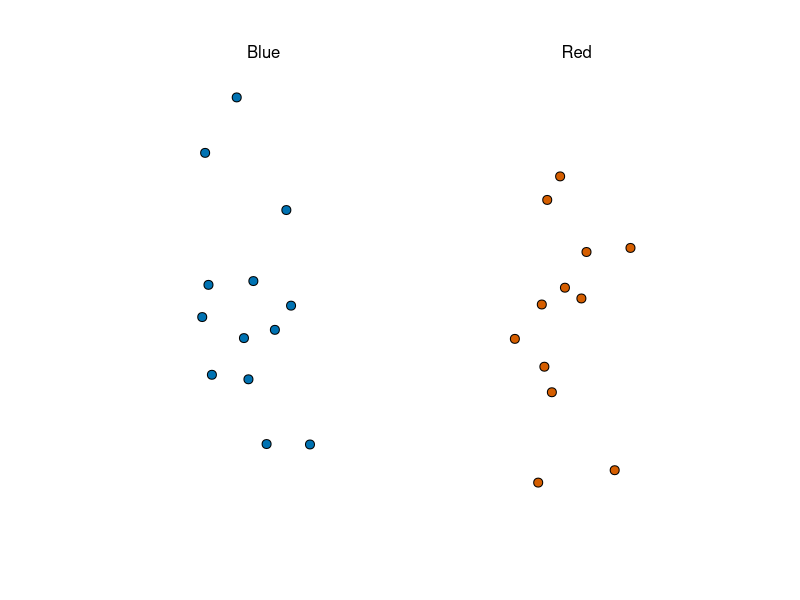
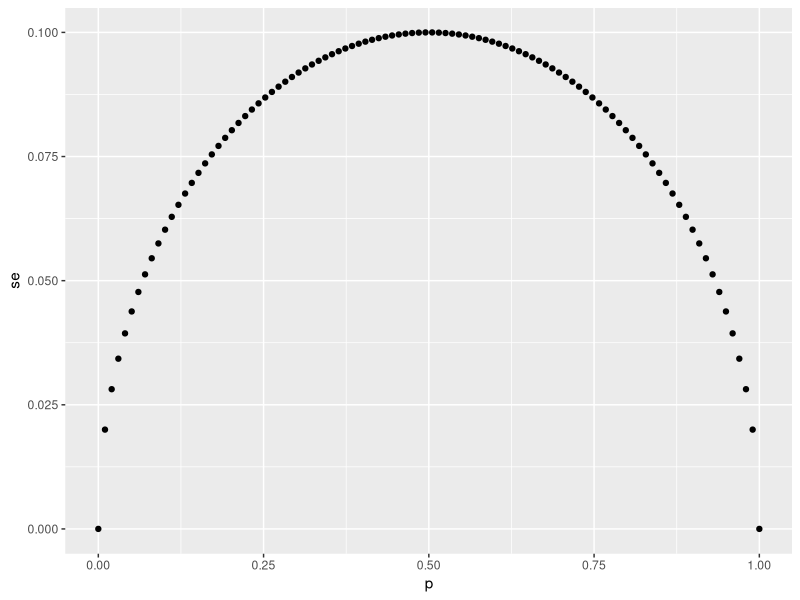
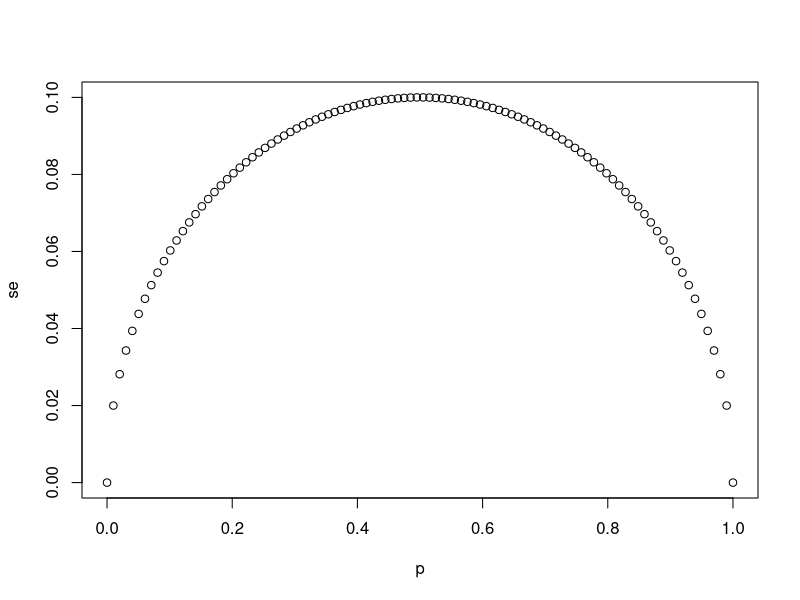
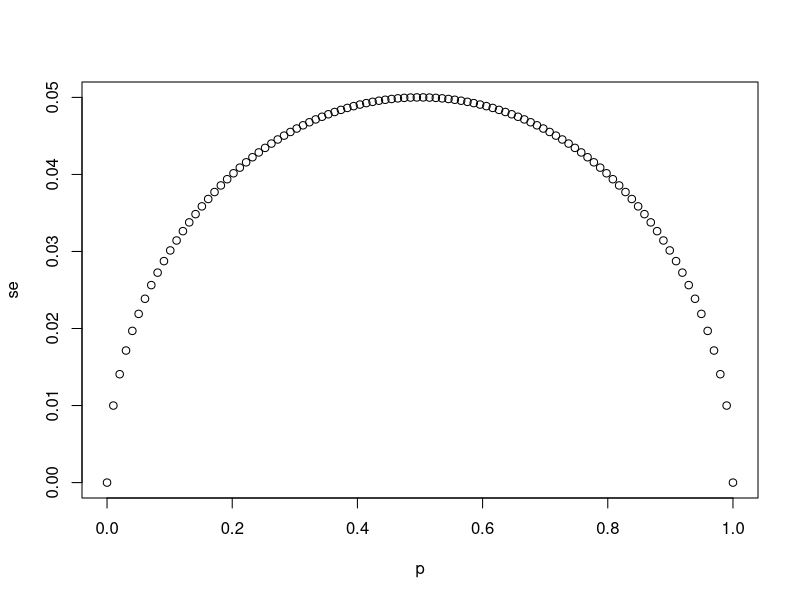
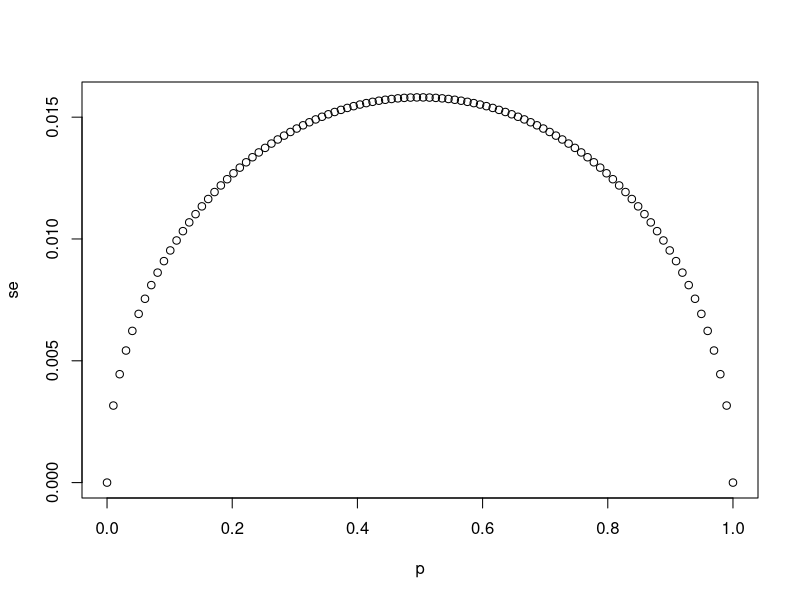
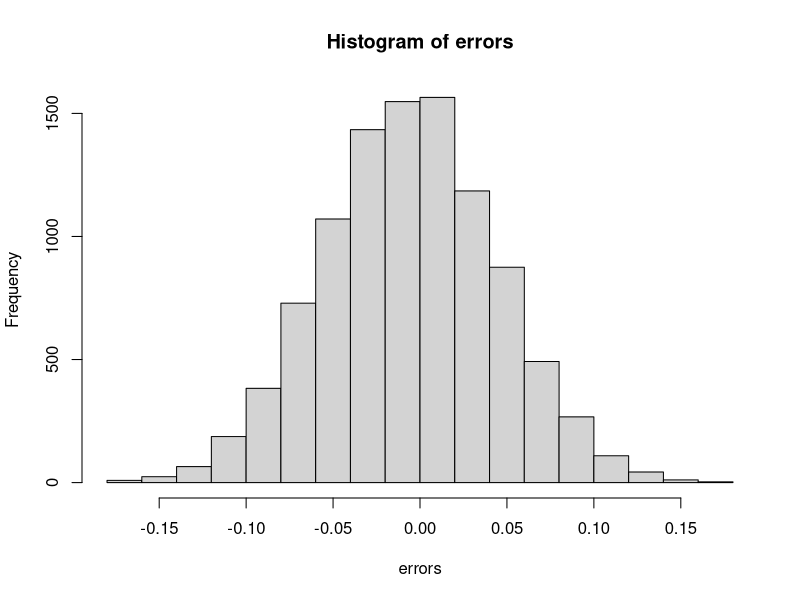
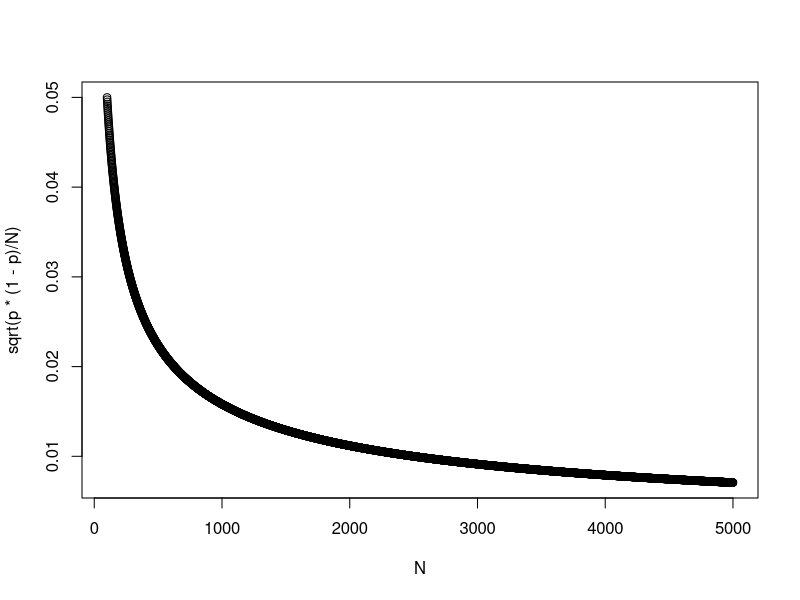
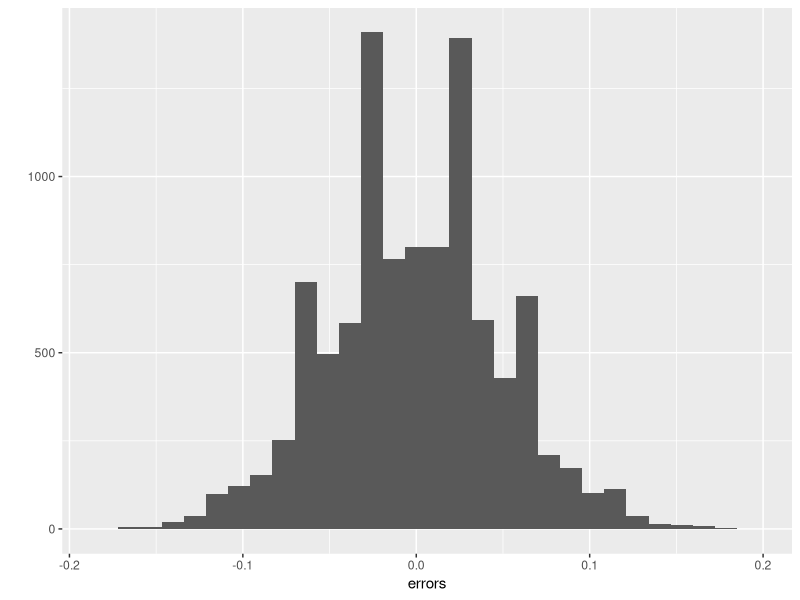

Write R code to recreate these figures, in order.
## ---- chunk 1
library(tidyverse)
library(dslabs)
take_poll(25)
## ---- chunk 2
p = 0.51
sqrt(p*(1-p)) / sqrt(1000)
## ---- chunk 3
N <- 25
p <- seq(0, 1, length = 100)
se <- sqrt(p*(1-p)) / sqrt(N)
qplot(p, se)
## ---- chunk 4
for(N in c(25, 100, 1000)){
  p <- seq(0, 1, length = 100)
  se <- sqrt(p*(1-p)) / sqrt(N)
  plot(p, se)
}
## ---- chunk 5
p <- 0.45
N <- 25
sqrt(p*(1-p)) / sqrt(N)
## ---- chunk 6
x_hat <- 0.48
se <- sqrt(x_hat * (1 - x_hat) / 25)
se
## ---- chunk 7
pnorm(0.01/se) - pnorm(-0.01/se)
## ---- chunk 8
1.96 * se
## ---- chunk 9
pnorm(1.96) - pnorm(-1.96)
## ---- chunk 10
B <- 10000
N <- 1000
x_hat <- replicate(B, {
  x <- sample(c(0,1), size = N, replace = TRUE, prob = c(1-p, p))
  mean(x)
})
## ---- chunk 11
p <- 0.45
N <- 1000

x <- sample(c(0,1), size = N, replace = TRUE, prob = c(1-p, p))
x_hat <- mean(x)
## ---- chunk 12
B <- 10000
x_hat <- replicate(B, {
  x <- sample(c(0,1), size = N, replace = TRUE, prob = c(1-p, p))
  mean(x)
})
## ---- chunk 13
mean(x_hat)
sd(x_hat)
## ---- chunk 14
take_sample <- function(p){
  x <- sample(c(1,0), size = N, replace = TRUE, prob = c(p,1-p))
  mean(x)
}
## ---- chunk 15
p <- 0.45
N <- 100
errors <- replicate(10000, take_sample(p) - p)
## ---- chunk 16
mean(errors)
hist(errors)
## ---- chunk 17
mean(abs(errors))
## ---- chunk 18
sd(errors)
## ---- chunk 19
set.seed(1)
N <- 100
X_bar <- replicate(10000, take_sample(p))
mean(sqrt(X_bar * (1 - X_bar) / N))
## ---- chunk 20
N <- 100:5000
p <- 0.5
plot(N, sqrt(p * (1 - p) / N))
## ---- chunk 21
p <- 0.45
N <- 100
errors <- replicate(10000, take_sample(p) - p)
qplot(errors)
## ---- chunk 22
p = 0.45
N = 100
X_bar <- mean(replicate(10000, take_sample(p)))
1 - pnorm(X_bar - 0.05)
## ---- chunk 23
N = 100
x_bar <- 0.51
error <- mean(replicate(10000, x_bar - p))
1 - pnorm(error == 0.01)
